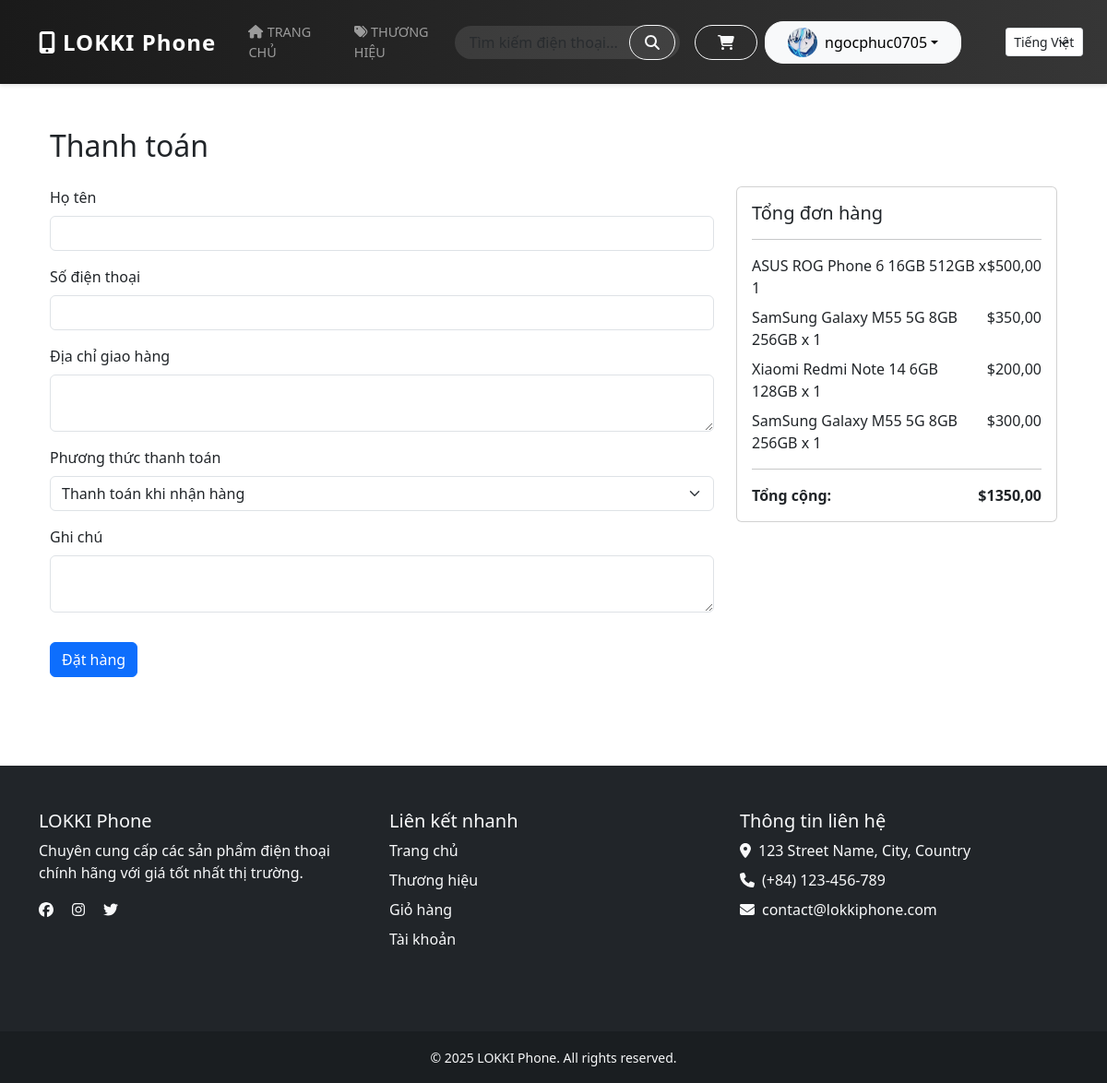
The app's page /vi/checkout/ (signed in), older data.
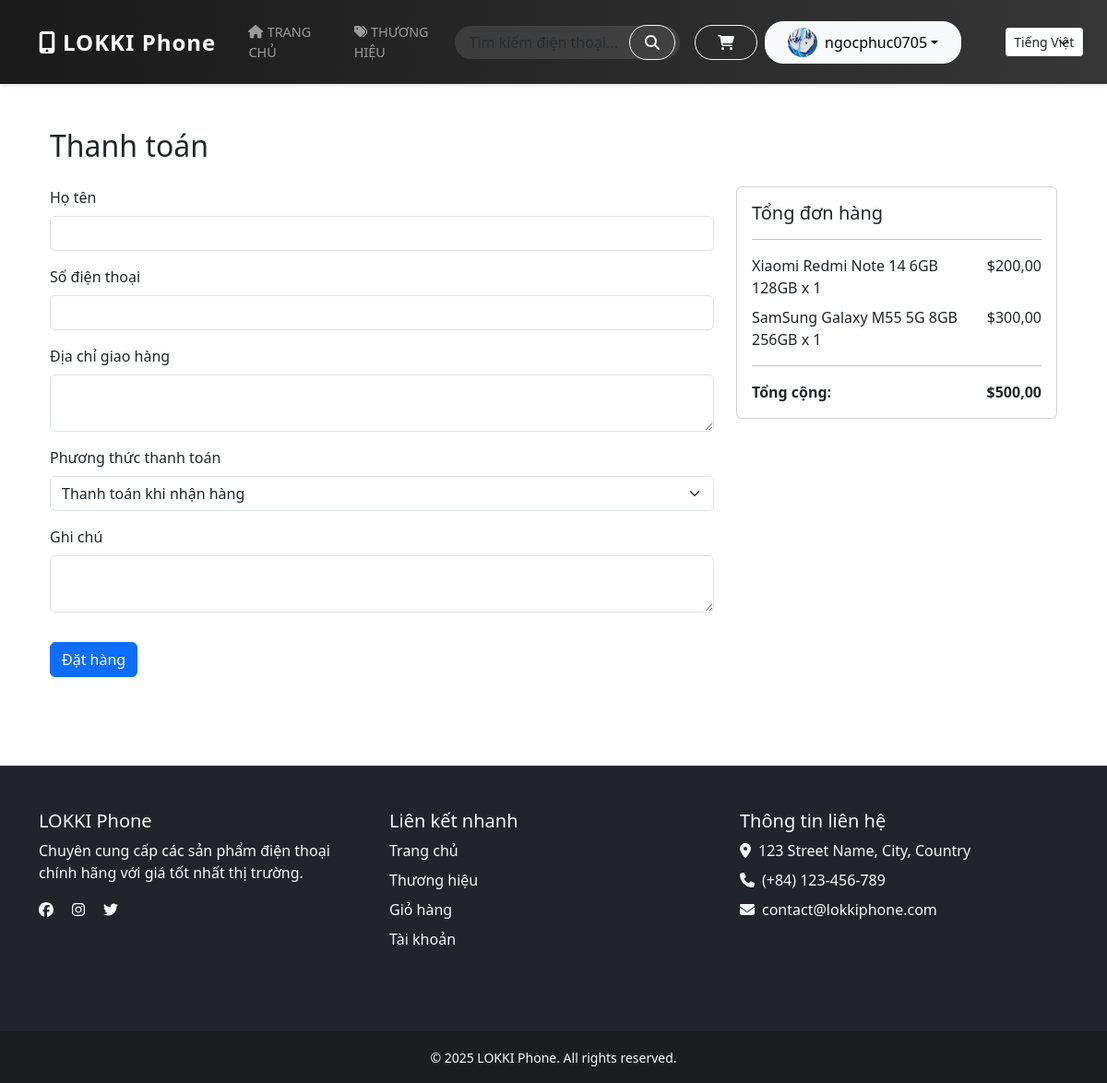
The same page, newer data.
### store/models.py (models this page shows, shortened)
class Cart(models.Model):
    user = models.ForeignKey(User, on_delete=models.CASCADE)
    phone = models.ForeignKey(Phone, on_delete=models.CASCADE)
    quantity = models.PositiveIntegerField(default=1)
    date_added = models.DateTimeField(auto_now_add=True)  # Added back
    @property
    def total_price(self):
        return self.quantity * self.phone.price

class Phone(models.Model):
    name = models.CharField(max_length=200)
    brand = models.ForeignKey(Brand, on_delete=models.CASCADE)
    description = models.TextField()
    price = models.DecimalField(max_digits=10, decimal_places=2)
    stock = models.PositiveIntegerField()
    available = models.BooleanField(default=True)
    image = models.ImageField(upload_to='phones/')
    created_at = models.DateTimeField(auto_now_add=True)

### store/views.py (the view, shortened to what this page needs)
# urls.py: path('checkout/', views.checkout, name='checkout'),
@login_required
def checkout(request):
    cart_items = Cart.objects.filter(user=request.user)
    if not cart_items.exists():
        messages.warning(request, 'Giỏ hàng trống!')
        return redirect('cart')
    total = sum(item.total_price for item in cart_items)
    return render(request, 'store/checkout.html', {
        'cart_items': cart_items,
        'total': total
    })

### store/templates/store/checkout.html (shortened to what this page needs)
{% extends 'store/base.html' %}
{% load static %}
{% load i18n %}
{% block content %}
<div class="container my-5">
    <h2 class="mb-4">{% trans "Thanh toán" %}</h2>
    <div class="row">
        <div class="col-md-8">
            <form method="POST">
                <div class="mb-3">
                    <label class="form-label">{% trans "Họ tên" %}</label>
                    <input type="text" name="full_name" class="form-control" required>
                </div>
                <div class="mb-3">
                    <label class="form-label">{% trans "Số điện thoại" %}</label>
                    <input type="text" name="phone" class="form-control" required>
                </div>
                <div class="mb-3">
                    <label class="form-label">{% trans "Địa chỉ giao hàng" %}</label>
                    <textarea name="address" class="form-control" required></textarea>
                </div>
                <div class="mb-3">
                    <label class="form-label">{% trans "Phương thức thanh toán" %}</label>
                    <select name="payment_method" id="payment_method" class="form-select" required>
                        <option value="cod">{% trans "Thanh toán khi nhận hàng" %}</option>
                    </select>
                </div>
                <div class="mb-3">
                    <label class="form-label">{% trans "Ghi chú" %}</label>
                    <textarea name="order_note" class="form-control"></textarea>
                </div>
                <button type="submit" class="btn btn-primary mt-3">{% trans "Đặt hàng" %}</button>
            </form>
        </div>
        <div class="col-md-4">
            <div class="card">
                <div class="card-body">
                    <h5 class="card-title">{% trans "Tổng đơn hàng" %}</h5>
                    <hr>
                    {% for item in cart_items %}
                    <div class="d-flex justify-content-between mb-2">
                        <span>{{ item.phone.name }} x {{ item.quantity }}</span>
                        <span>${{ item.total_price }}</span>
                    </div>
                    {% endfor %}
                    <hr>
                    <div class="d-flex justify-content-between">
                        <strong>{% trans "Tổng cộng:" %}</strong>
                        <strong>${{ total }}</strong>
                    </div>
                </div>
            </div>
        </div>
    </div>
</div>
{% endblock %}

Row changes from the older to the newer data that the page shows:
removed Cart: phone.name "ASUS ROG Phone 6 16GB 512GB", quantity "1", total_price "500,00"
removed Cart: phone.name "SamSung Galaxy M55 5G 8GB 256GB", quantity "1", total_price "350,00"
Text that changed along with them:
{{ total }}: "1350,00" → "500,00"
